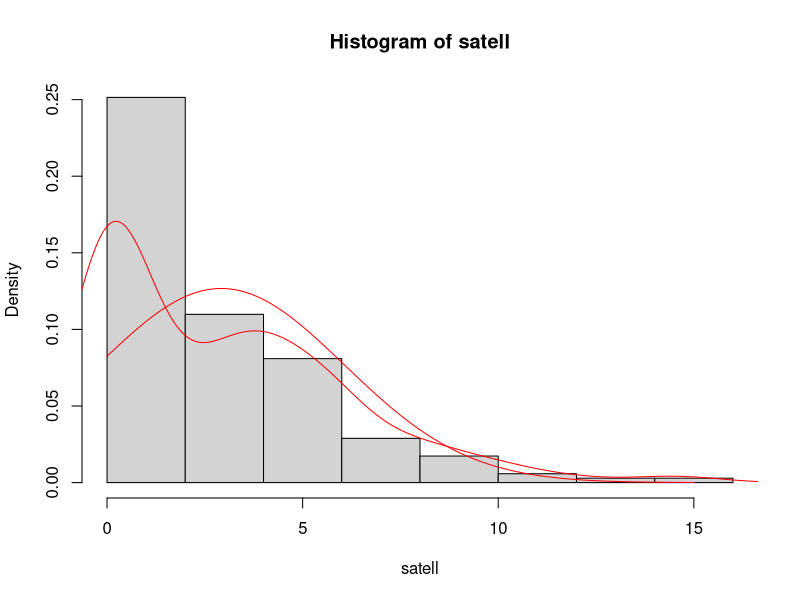
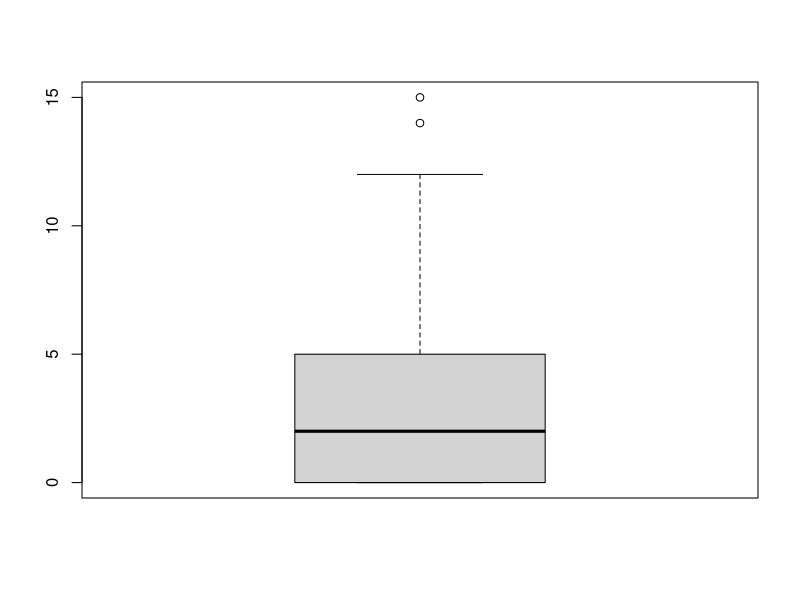
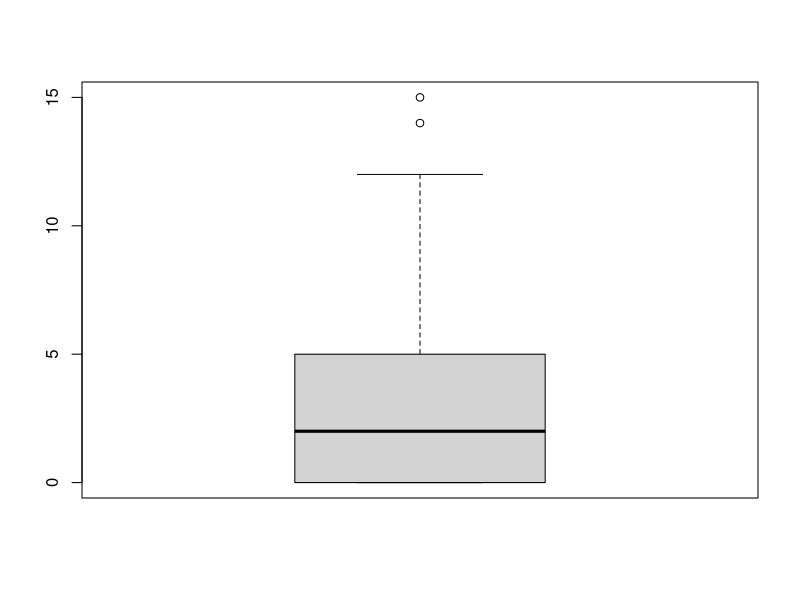
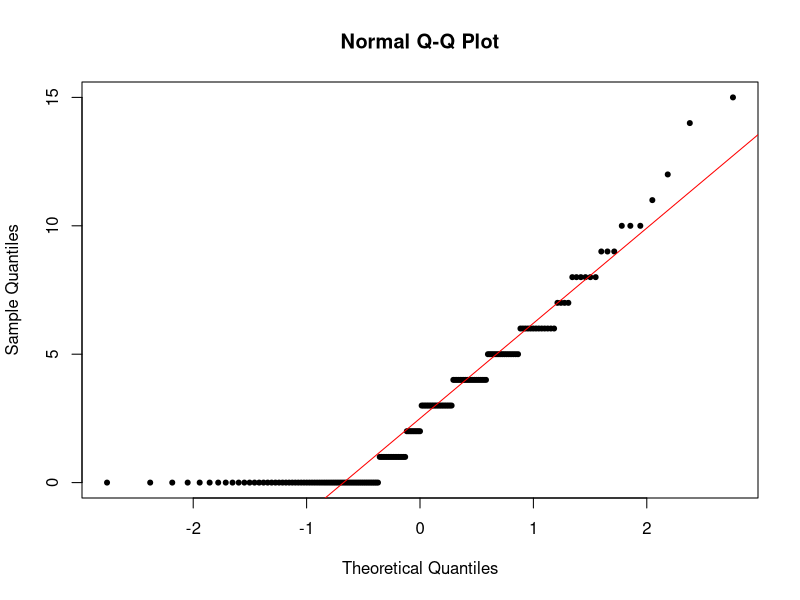
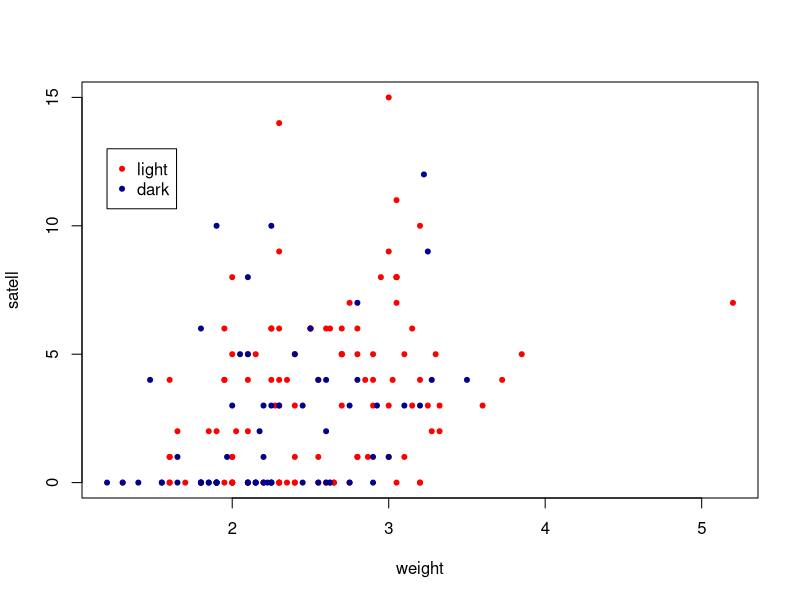

Generate these figures, in order, with R: (Note: this script raises an error after producing the figures.)
setwd("C:/Data");
data1 <- read.table("data1.txt", header=TRUE, sep="");
head(data1)
data1$color <- factor(data1$color)
attach(data1)

#Q1

hist(satell, freq=FALSE)
lines(density(satell), col = "red")
x <- seq(0, max(satell), length.out=length(satell))
y <- dnorm(x, mean(satell), sd(satell))
lines(x, y, col = "red") 
# The plot is showing a right-skew and
# and with a unimodal distribution. 

#Q2

boxplot(satell)
outliers <- boxplot(satell)$out
index <- which(satell %in% c(outliers))
print(data1[index,])
# color spine width satell weight
# 15     3     1  26.0     14    2.3
# 56     3     3  28.3     15    3.0

#Q3

qqnorm(satell, pch = 20)
qqline(satell, col = "red")
# The qq plot shows a longer left tail than the
# right which shows a ;eft skew. This plot also
# shows the satell quantity does not follow
# a normal distributiom.

#Q4

col = ifelse(color=="2" | color=="3", "light", "dark")

#Q5
table(col)
# dark light 
# 66   107 

#Q6
cbind(data1, col)
light <- satell[which(col=="light")]
dark <- satell[which(col=="dark")]
plot(weight, satell, type = "n")
points(light ~ weight[which(col=="light")],
       col = "red", pch = 20)
points(dark ~ weight[which(col=="dark")], 
       col = "darkblue", pch = 20)
legend(1.2, 13, legend = c("light", "dark"), 
       col = c("red","darkblue"), pch=c(20,20))

#Q7
M <- lm(satell ~ color + weight + width, data=data1)

#Q8
summary(M)$r.squared
# R^2 value = 0.149192
# Since R^2 value is significantly low, the goodness of
# fit is low and therefore the model is not an
# accurate fit for the data.

# Through F-test for the significance of the overall  model: model is significant
# However, R^2 is too low. It means model doesn't fit the data well.

detach(data1)

###################################
data2 <- read.csv("data2.csv");
data2$survival.status <- factor(data2$survival.status)
attach(data2)
library(class)
set.seed(999)
data2 <- data2[, -2]

X <- data2[-3]
Y <- data2[3]

n_folds=3

folds_j <- sample(rep(1:n_folds, length.out = dim(data2)[1] )) 

table(folds_j)
ave.type1=numeric(50)
ave.type2=numeric(50)

for (k in 1:50) {
  typeI=numeric(n_folds)
  typeII=numeric(n_folds)
  
  for (j in 1:n_folds) {
    test_j <- which(folds_j == j) # get the index of the points that will be in the test set
    pred <- knn(train=X[ -test_j, ], test=X[test_j, ], cl=Y[-test_j,], k=k)
    err[j]=mean(Y[test_j,] != pred)
    acc[j]=mean(Y[test_j,] == pred) 
    confusion.matrix <- table(knn.pred, test.y)
    TP <- confusion.matrix[2,2]
    TN <- confusion.matrix[1,1]
    FP <- confusion.matrix[1,2]
    FN <- confusion.matrix[2,1]
    eachtypeI <- FP /(FP + TN)
    eachtypeII <- FN /(TP + FN)
    typeI[j] <- eachtypeI
    typeII[j] <- eachtypeII
  }
  
  ave.type1[k] <- mean(typeI)
  ave.type2[k] <- mean(typeII)
}

print(ave.type1)
print(ave.type2)

# Length of ave.type1 = 50
# Length of ave.type2 = 50

plot(ave.type1, ave.type2, pch = 20)


# A larger k should be used as it has a lower variance
# which would increase the number of true positives
# and true negatives.

# for k = 50, ave.type1 = 0.205
# ave.type2 = 0.636

